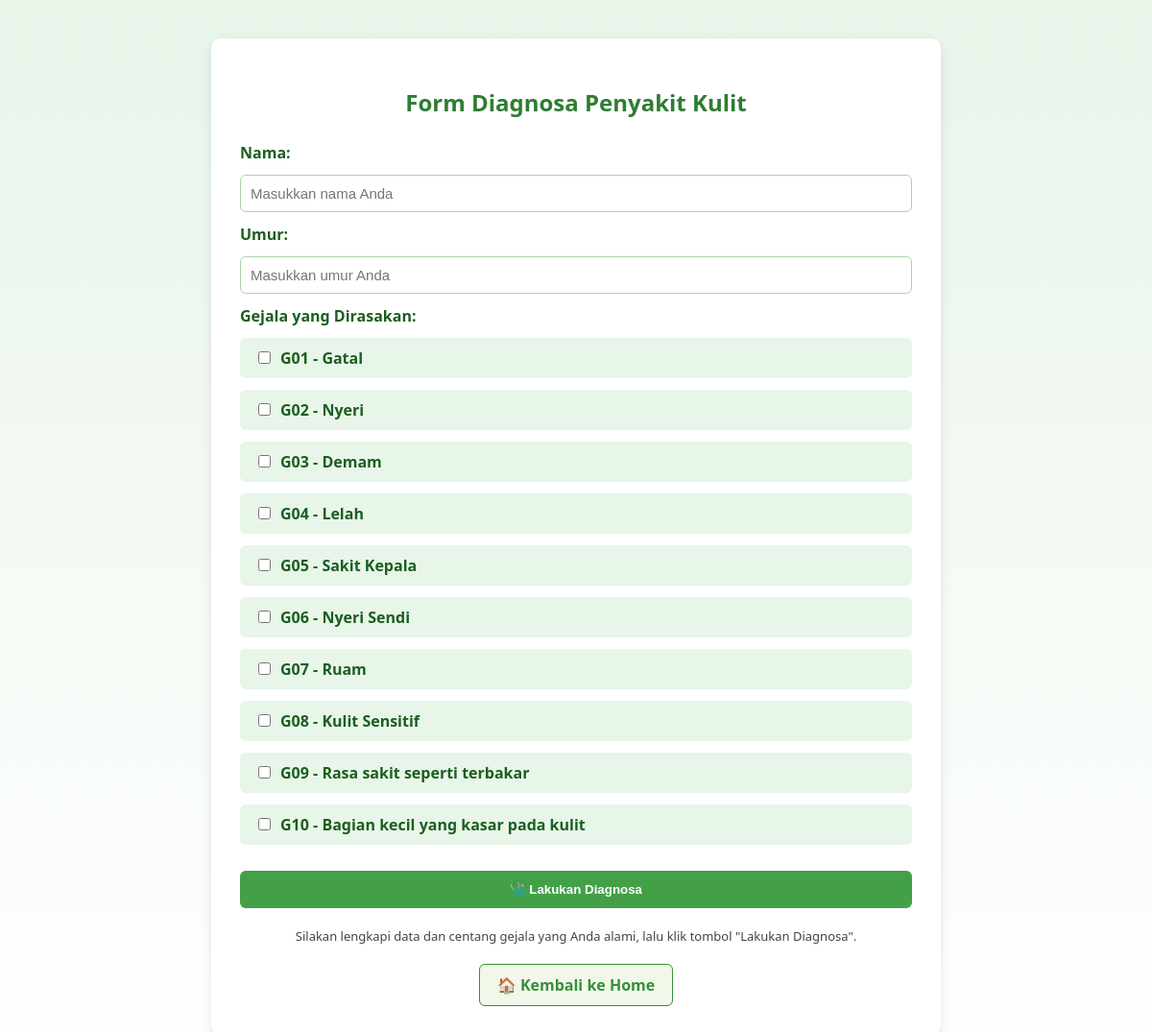
The page /form_diagnosa.php on the database its author committed.
### tables this page shows
CREATE TABLE `gejala` (
  `id` int(11) NOT NULL,
  `kode_gejala` varchar(10) DEFAULT NULL,
  `nama_gejala` varchar(100) DEFAULT NULL,
  `nilai_probabilitas` varchar(100) NOT NULL
);

### form_diagnosa.php (the view, shortened to what this page needs)
<?php
include '../db_connect.php';
$gejala = $conn->query("SELECT * FROM gejala");
?>
<!DOCTYPE html>
<html>
<head>
</head>
<body>
<div class="container">
    <h2>Form Diagnosa Penyakit Kulit</h2>
    <form method="post" action="../proses_naive_bayes.php">
        <label>Nama:</label>
        <input type="text" name="nama" required placeholder="Masukkan nama Anda">
        <label>Umur:</label>
        <input type="number" name="umur" required placeholder="Masukkan umur Anda">
        <label>Gejala yang Dirasakan:</label>
        <?php if ($gejala->num_rows > 0): ?>
            <?php while ($g = $gejala->fetch_assoc()): ?>
                <label class="gejala-item">
                    <input type="checkbox" name="gejala[]" value="<?= $g['id'] ?>">
                    <?= $g['kode_gejala'] ?> - <?= $g['nama_gejala'] ?>
                </label>
            <?php endwhile; ?>
        <?php else: ?>
            <p>Tidak ada data gejala ditemukan.</p>
        <?php endif; ?>
        <input type="submit" value="🩺 Lakukan Diagnosa">
    </form>
    <div class="note">
        Silakan lengkapi data dan centang gejala yang Anda alami, lalu klik tombol "Lakukan Diagnosa".
    </div>
    <div style="text-align: center;">
        <a href="../index.php" class="btn-kembali">🏠 Kembali ke Home</a>
    </div>
</div>
</body>
</html>

### form_diagnosa.php (style rules this page uses)
body { font-family: 'Segoe UI', sans-serif; background: linear-gradient(to bottom, #e8f5e9, #ffffff); color: #1b5e20; padding: 40px; margin: 0; }
.container { background-color: white; max-width: 700px; margin: 0 auto; padding: 30px; border-radius: 10px; box-shadow: 0 4px 12px rgba(0,0,0,0.1); }
h2 { text-align: center; margin-bottom: 25px; color: #2e7d32; }
form { display: flex; flex-direction: column; gap: 12px; }
label { font-weight: bold; }
input[type="text"], input[type="number"] { padding: 10px; border: 1px solid #a5d6a7; border-radius: 6px; font-size: 15px; }
.gejala-item { background: #e8f5e9; padding: 10px 15px; border-radius: 6px; display: flex; align-items: center; font-size: 16px; }
.gejala-item input { margin-right: 10px; }
input[type="submit"] { background-color: #43a047; color: white; padding: 12px; border: none; border-radius: 6px; cursor: pointer; font-weight: bold; margin-top: 15px; transition: background 0.3s ease; }
.note { font-size: 13px; margin-top: 20px; color: #444; text-align: center; }
.btn-kembali { display: inline-block; margin-top: 20px; padding: 10px 18px; background-color: #f1f8e9; color: #388e3c; text-decoration: none; border: 1px solid #388e3c; border-radius: 6px; font-weight: bold; text-align: center; }

### rows shown on the page
gejala: kode_gejala "G01", nama_gejala "Gatal"
gejala: kode_gejala "G02", nama_gejala "Nyeri"
gejala: kode_gejala "G03", nama_gejala "Demam"
gejala: kode_gejala "G04", nama_gejala "Lelah"
gejala: kode_gejala "G05", nama_gejala "Sakit Kepala"
gejala: kode_gejala "G06", nama_gejala "Nyeri Sendi"
gejala: kode_gejala "G07", nama_gejala "Ruam"
gejala: kode_gejala "G08", nama_gejala "Kulit Sensitif"
gejala: kode_gejala "G09", nama_gejala "Rasa sakit seperti terbakar"
gejala: kode_gejala "G10", nama_gejala "Bagian kecil yang kasar pada kulit"
